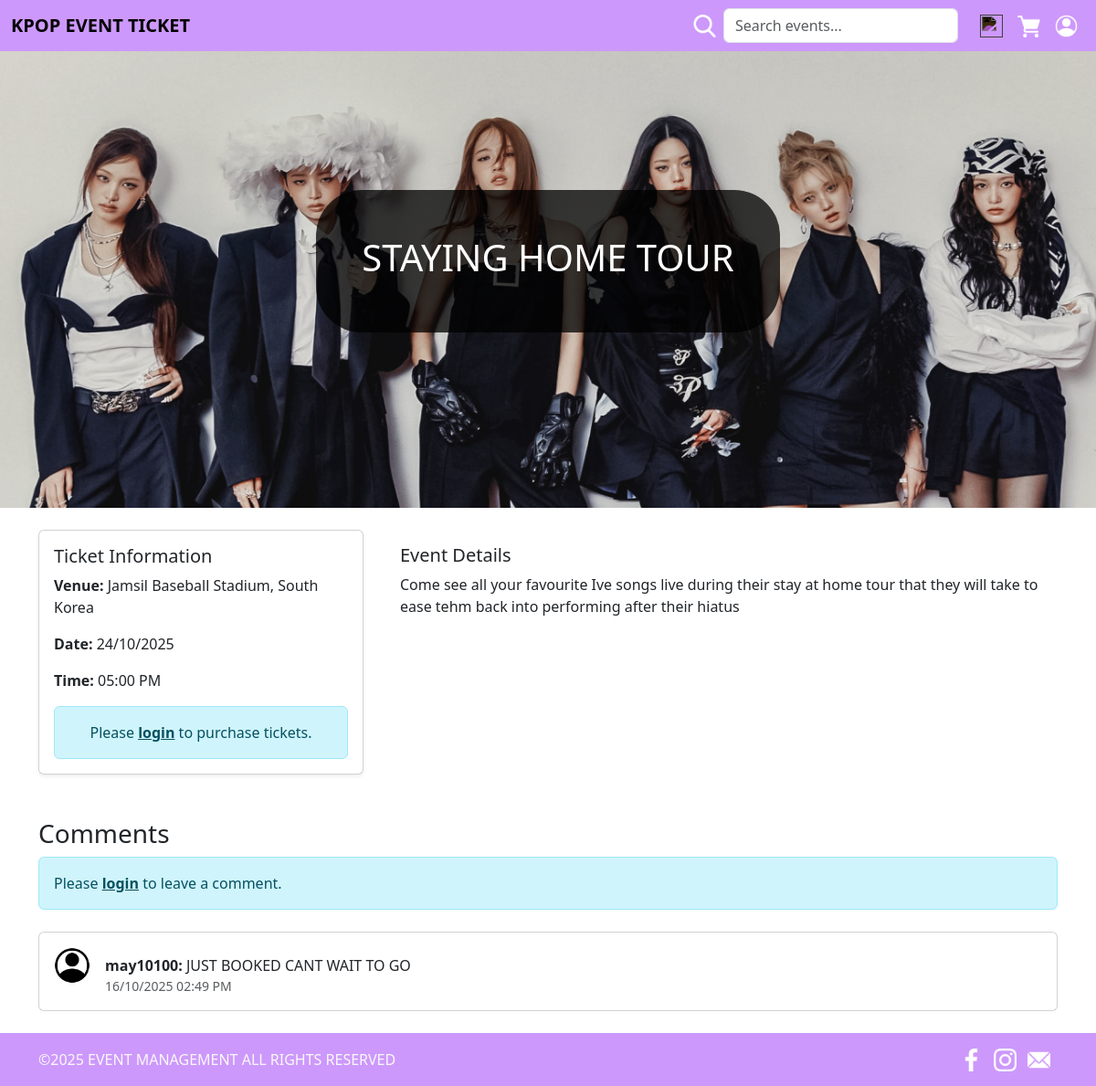
The app's page /event/5 with its own data.
### website/models.py (models this page shows, shortened)
class Event(db.Model):
    __tablename__ = 'event'
    eventid = db.Column(db.Integer, db.Sequence('seq_reg_id', start=1, increment=1), primary_key=True)
    userid = db.Column(db.Integer, db.ForeignKey('user.userid'))
    artist = db.Column(db.String(100), index=True, nullable=False)
    startTime = db.Column(db.Time, index=True, nullable=False)
    date = db.Column(db.Date, index=True, nullable=False)
    location = db.Column(db.String(100), index=True, nullable=False)
    country = db.Column(db.String(100), index=True, nullable=False)
    title = db.Column(db.String(100), index=True, nullable=False)
    description = db.Column(db.String(255), index=True, nullable=False)
    image = db.Column(db.String(100), index=True, nullable=False)
    status = db.Column(db.String(50), nullable=False, default='Active')
    tags = db.Column(db.String(255), index=True, nullable=True)
    normalAvail = db.Column(db.Integer, index=True, nullable=False)
    vipAvail = db.Column(db.Integer, index=True, nullable=False)
    normalPrice = db.Column(db.Numeric(10,2), index=True, nullable=False)
    vipPrice = db.Column(db.Numeric(10,2), index=True, nullable=False)
    comments = db.relationship('Comment', backref='event', lazy=True)
    orders = db.relationship('Order', backref='event', lazy=True)

class Comment(db.Model):
    __tablename__ = 'comment'
    commentid = db.Column(db.Integer, db.Sequence('seq_reg_id', start=1, increment=1), primary_key=True)
    eventid = db.Column(db.Integer, db.ForeignKey('event.eventid'))
    userid = db.Column(db.Integer, db.ForeignKey('user.userid'))
    created_at = db.Column(db.DateTime, default=datetime.now())
    comment = db.Column(db.String(255), index=True, nullable=False)

class User(db.Model, UserMixin):
    __tablename__ = 'user'
    userid = db.Column(db.Integer, db.Sequence('seq_reg_id', start=1, increment=1), primary_key=True)
    username = db.Column(db.String(100), index=True, unique=True, nullable=False)
    name = db.Column(db.String(100), index=True, nullable=False)
    password_hash = db.Column(db.String(255), nullable=False)
    email = db.Column(db.String(100), index=True, unique=True, nullable=False)
    phoneNo = db.Column(db.String(20), index=True, nullable=False)
    comments = db.relationship('Comment', backref='user', lazy=True)
    events = db.relationship('Event', backref='user', lazy=True)
    orders = db.relationship('Order', backref='user', lazy=True)

### website/views.py (the view, shortened to what this page needs)
@main_bp.route('/event/<int:event_id>', methods=['GET', 'POST'])
def event_detail(event_id):
    event = Event.query.get_or_404(event_id)
    return render_template('details.html', event=event)

### website/templates/details.html (shortened to what this page needs)
{% extends "base.html" %}
{% block head %}
<link rel="stylesheet" href="{{ url_for('static', filename='Style/EventDetailStyle.css') }}">
{% endblock %}
{% block content %}
<div class="event-image position-relative">
    <img src="{{ event.image }}" class="d-block w-100">
    <div class="carousel-caption d-flex justify-content-center align-items-center h-100">
        <div class="bg-black bg-opacity-75 text-center" style="padding: 50px; border-radius: 50px">
            <h1>{{ event.title.upper() }}</h1>
        </div>
    </div>
</div>
<div class="container mt-4">
    <div class="row mb-5">
        <div class="col-md-4">
            <div class="card shadow-sm">
                <div class="card-body">
                    <h5 class="card-title">Ticket Information</h5>
                    <p><strong>Venue:</strong> {{ event.location }}, {{ event.country.title() }}</p>
                    <p><strong>Date:</strong> {{ event.date.strftime('%d/%m/%Y') if event.date else 'TBA' }}</p>
                    <p><strong>Time:</strong> {{ event.startTime.strftime('%I:%M %p') if event.startTime else 'TBA' }}</p>
                    {% if event.status == 'Available' and (event.normalAvail > 0 or event.vipAvail > 0) %}
                        {% if current_user.is_authenticated %}
                        <form method="POST" action="{{ url_for('main.event_detail', event_id=event.eventid) }}">
                            <h6>Ticket Types Available:</h6>
                            {% if request.args.get('no_tickets') %}
                            <div class="alert alert-danger alert-dismissible fade show mt-3">
                                No tickets selected. Please choose at least one ticket.
                                <button type="button" class="btn-close" data-bs-dismiss="alert"></button>
                            </div>
                            {% endif %}
                            <div class="accordion" id="ticketAccordion">
                                <div class="accordion-item">
                                    <h2 class="accordion-header" id="headingNormal">
                                        <button class="accordion-button collapsed" type="button" data-bs-toggle="collapse" data-bs-target="#collapseNormal" aria-expanded="false" aria-controls="collapseNormal">
                                            Normal Tickets (Available: {{ event.normalAvail if event.normalAvail else 0 }})
                                        </button>
                                    </h2>
                                    <div id="collapseNormal" class="accordion-collapse collapse" aria-labelledby="headingNormal">
                                        <div class="accordion-body pb-0">
                                            <p><strong>Ticket Price:</strong> ${{ "%0.2f"|format(event.normalPrice) if event.normalPrice else 0 }}</p>
                                            {% if event.status == 'Available' and event.normalAvail and event.normalAvail > 0 %}
                                                <div class="mb-3">
                                                    <label class="form-label">Number of Normal Tickets:</label>
                                                    <input type="number" name="normal_qty" class="form-control" value="{{ request.args.get('normal_qty', 0) }}"
                                                        min="0" max="{{ event.normalAvail }}">
                                                </div>
                                            {% else %}
                                                <button class="btn btn-success" disabled>Sold Out</button>
                                            {% endif %}
                                        </div>
                                    </div>
                                </div>
                                <div class="accordion-item">
                                    <h2 class="accordion-header" id="headingVip">
                                        <button class="accordion-button collapsed" type="button" data-bs-toggle="collapse" data-bs-target="#collapseVip" aria-expanded="false" aria-controls="collapseVip">
                                            VIP Tickets (Available: {{ event.vipAvail if event.vipAvail else 0 }})
                                        </button>
                                    </h2>
                                    <div id="collapseVip" class="accordion-collapse collapse" aria-labelledby="headingVip">
                                        <div class="accordion-body pb-0">
                                            <p><strong>Ticket Price:</strong> ${{ "%0.2f"|format(event.vipPrice) if event.vipPrice else 0 }}</p>
                                            {% if event.status == 'Available' and event.vipAvail and event.vipAvail > 0 %}
                                                <div class="mb-3">
                                                    <label class="form-label">Number of VIP Tickets:</label>
                                                    <input type="number" name="vip_qty" class="form-control" value="{{ request.args.get('vip_qty', 0) }}"
                                                        min="0" max="{{ event.vipAvail }}">
                                                </div>
                                            {% else %}
                                                <button class="btn btn-success" disabled>Sold Out</button>
                                            {% endif %}
                                        </div>
                                    </div>
                                </div>
                            </div>
                            <div class="mt-1">
                                <div class="d-grid">
                                    <button type="submit" name="check_tickets" value="true" class="btn btn-success btn-lg">
                                        Purchase Tickets
                                    </button>
                                </div>
                            </div>
                        </form>
                        {% else %}
                        <div class="alert alert-info pb-0 mt-3 mb-0 text-center" >
                            <p>Please <a href="{{ url_for('auth.login') }}" class="alert-link">login</a> to purchase tickets.</p>
                        </div>
                        {% endif %}
                    {% elif event.status != 'Available' %}
                    <div class="alert alert-warning mt-3">
                        This event is no longer available for booking.
                    </div>
                    {% endif %}
                </div>
            </div>
        </div>
        <div class="col-md-8">
            <div class="card border-0">
                <div class="card-body">
                    <h5 class="card-title">Event Details</h5>
                    <p>{{ event.description }}</p>
                </div>
            </div>
        </div>
    </div>
</div>
<div class="container">
    <h3>Comments</h3>
    {% if current_user.is_authenticated %}
    <form method="POST" action="{{ url_for('main.add_comment', event_id=event.eventid) }}">
        <div class="mb-3">
            <textarea name="comment_text" class="form-control" rows="3" placeholder="Write your comment here..." required></textarea>
        </div>
        <div class="text-end mb-3">
            <button type="submit" class="btn btn-success">Submit Comment</button>
        </div>
    </form>
    {% else %}
    <div class="alert alert-info">
        Please <a href="{{ url_for('auth.login') }}" class="alert-link">login</a> to leave a comment.
    </div>
    {% endif %}
    <div class="my-4">
        {% for comment in event.comments %}
        <div class="card mb-2">
            <div class="card-body d-flex align-items-start">
                <img src="{{ url_for('static', filename='Image/NavBar Icons/account.png') }}" class="rounded-circle me-3" style="width:40px; height:40px">
                <div class="pt-2">
                    <p class="m-0"><strong>{{ comment.user.username }}:</strong> {{ comment.comment }}</p>
                    <small class="text-muted">{{ comment.created_at.strftime('%d/%m/%Y %I:%M %p') }}</small>
                </div>
            </div>
        </div>
        {% else %}
        <p class="text-muted">No comments yet. Be the first to comment!</p>
        {% endfor %}
    </div>
</div>
{% endblock %}

### website/Static/Style/EventDetailStyle.css (style rules this page uses)
.event-image img { width: 100%; object-fit: cover; height: 300px; }
@media (min-width: 768px) { .event-image img { height: 400px; } }
@media (min-width: 1200px) { .event-image img { height: 500px; } }

### records on screen
Event: image (picture), title "STAYING HOME TOUR", location "Jamsil Baseball Stadium", country "South Korea", date "24/10/2025", startTime "05:00 PM", description "Come see all your favourite Ive songs live during their stay at home tour that they will take to ease tehm back into performing after their hiatus"
Comment: user.username "may10100", comment "JUST BOOKED CANT WAIT TO GO", created_at "16/10/2025 02:49 PM"
